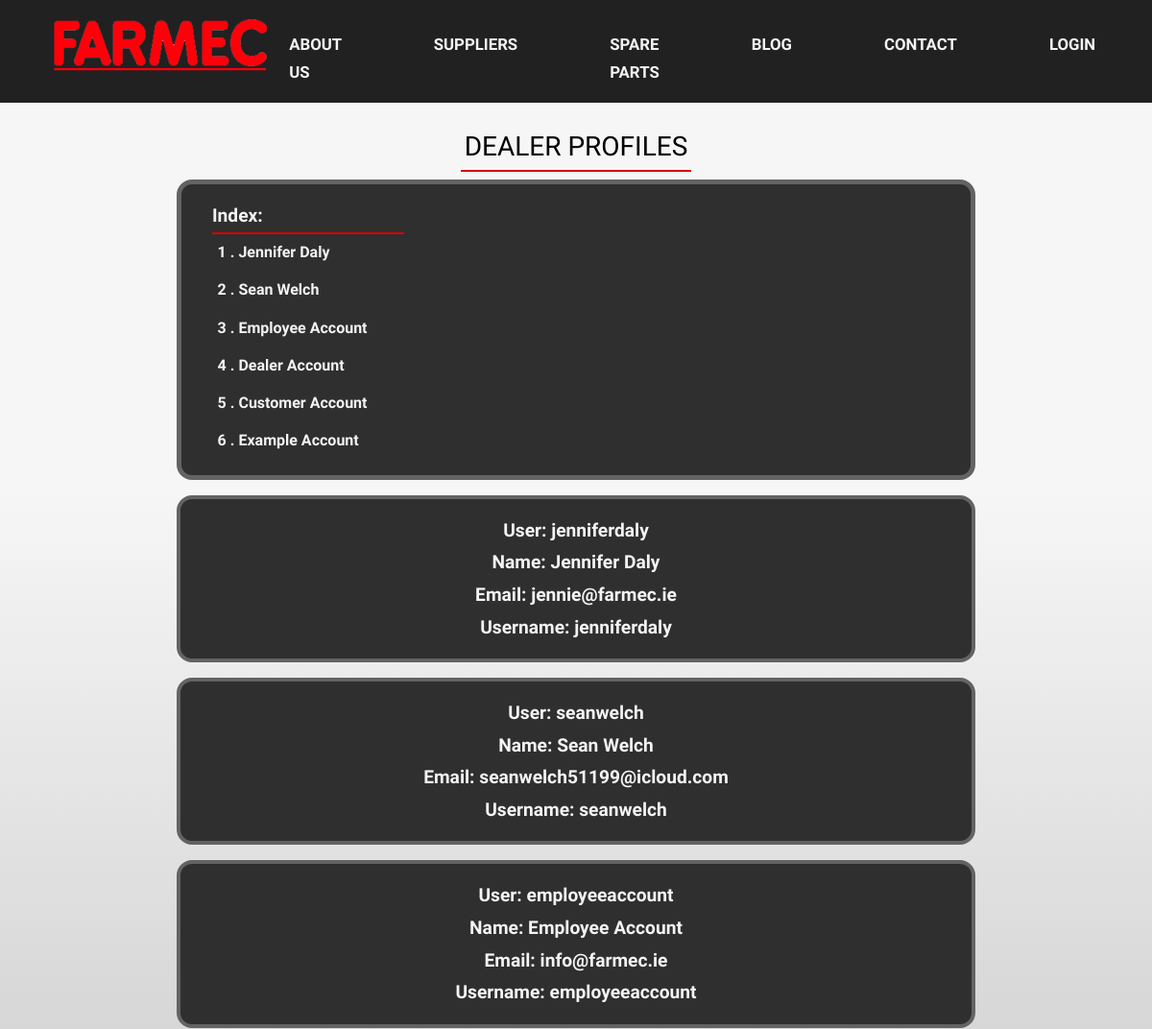
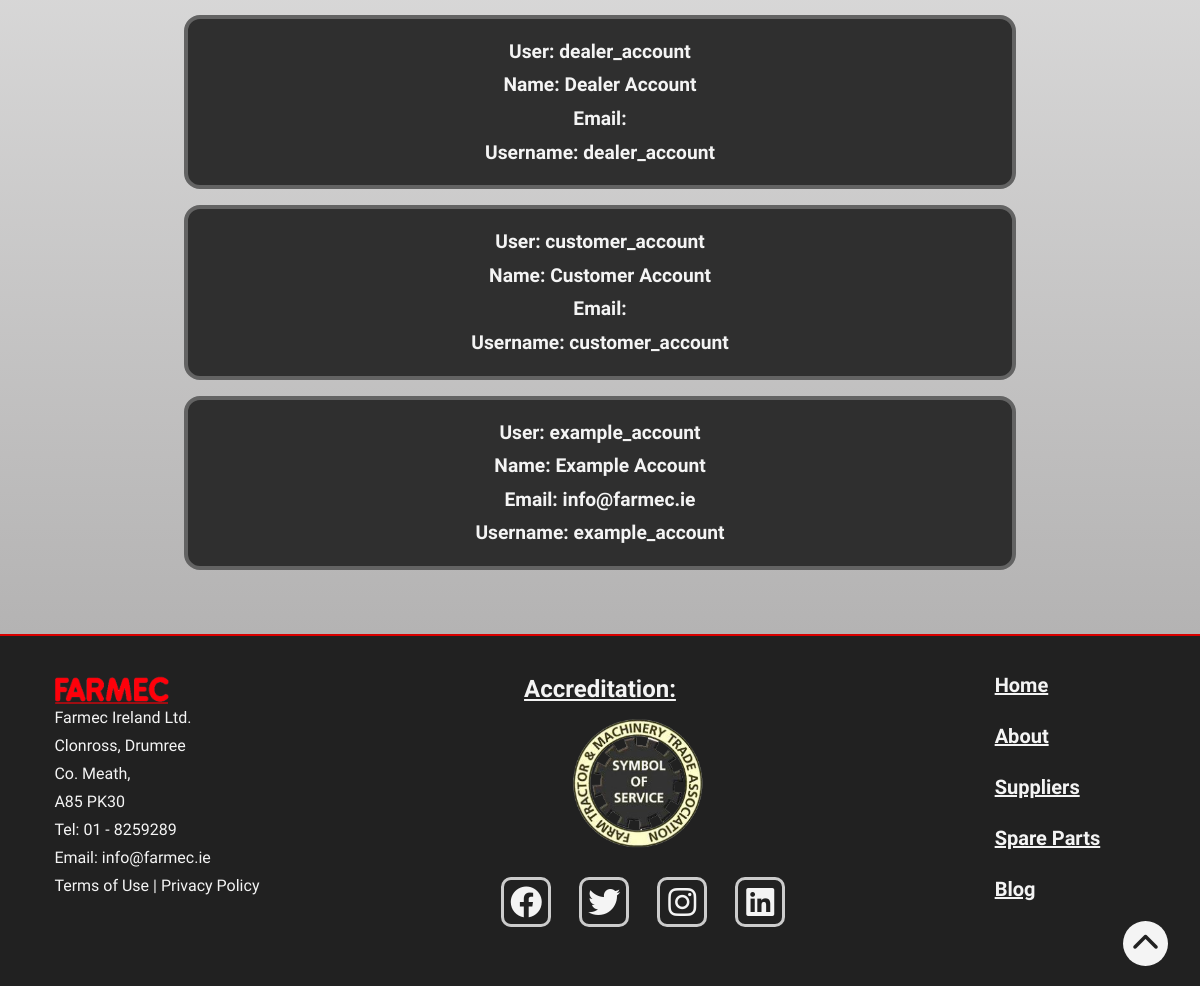
/home/profiles/, run on the app's committed database (2 pictures, top to bottom).
### home/models.py (models this page shows, shortened)
class Profile(models.Model):
    user = models.OneToOneField(User, on_delete=models.CASCADE)
    name = models.CharField(max_length=200, blank=True, null=True)
    email = models.EmailField(max_length=500, blank=True, null=True)
    username = models.CharField(max_length=200, blank=True, null=True)
    created = models.DateTimeField(auto_now_add=True)
    id = models.UUIDField(default=uuid.uuid4, unique=True,
                          primary_key=True, editable=False)
    class Meta:
        ordering = ['created']

### home/views.py (the view)
# urls.py: path('profiles/', views.profiles, name='profiles'),
def profiles(request):
    profiles = Profile.objects.all()
    context = {'profiles': profiles}
    return render(request, 'home/profiles.html', context)

### farmec/context_processors.py (called while the page is built)
def navbar_links(request):
    suppliers = Supplier.objects.all()
    spareparts = SupplierPage.objects.all()
    return {
        'suppliers': suppliers,
        'spareparts': spareparts,
    }

### home/templates/home/profiles.html (shortened to what this page needs)
{% extends 'main.html' %}
{% block content %}
<section id="user-profiles">
    <h2 class="section-title">
        Dealer Profiles<div class="bottom-line spacing-bottom"></div>
    </h2>
    <div class="index">
        <h1 class="index-heading">Index:
            <div class="bottom-line-side"></div>
        </h1>
        {% for profile in profiles %}
        <h1 class="index-name"><a class="index-link" href="#user-profile-grid{{forloop.counter}}">{{forloop.counter}} .
                {{profile.name}}</a></h1>
        {% endfor %}
    </div>
    {% for profile in profiles %}
    <div class="user-profile-grid" id="user-profile-grid-{{forloop.counter}}">
        <h1>User: {{profile.user}}</h1>
        <h1>Name: {{profile.name}}</h1>
        <h1>Email: {{profile.email}}</h1>
        <h1>Username: {{profile.username}}</h1>
    </div>
    {% endfor %}
</section>
{% endblock content %}

### templates/main.html (shortened to what this page needs)
<!DOCTYPE html>
<html lang="en">
{% load static %}
<head>
    <link rel="stylesheet" href="https://cdnjs.cloudflare.com/ajax/libs/font-awesome/6.2.1/css/all.min.css"
 />
    <link rel="stylesheet" href="{% static 'css/main.css' %}">
</head>
<body>
    {% include 'navbar.html' %}
    {% block content %}
    {% endblock content %}
</body>
<footer>
    {% include 'footer.html' %}
</footer>
</html>

### templates/navbar.html (shortened to what this page needs)
{% load static %}
<header>
    <div class="container">
        <nav id="navbar" class="{% if request.resolver_match.url_name == 'home' %} main-page {% endif %}">
            <a href="{% url 'home' %}"><img src="{% static 'images/farmeclogo.png' %}" alt="Logo" id="logo"></a>
            <ul class="nav-list">
                <li class="nav-list-item"><a href="{% url 'about' %}"
                        class="{% if request.resolver_match.url_name == 'about' %} current {% endif %}">About Us</a>
                </li>
                <li class=" nav-list-item"><a href="{% url 'suppliers' %}"
                        class="{% if request.resolver_match.url_name == 'suppliers' %} current {% endif %}">Suppliers</a>
                </li>
                <li class="nav-list-item"><a href="{% url 'spare-parts' %}"
                        class="{% if request.resolver_match.url_name == 'spare-parts' %} current {% endif %}">Spare
                        Parts</a>
                </li>
                <li class="nav-list-item"><a href="{% url 'blogs' %}"
                        class="{% if request.resolver_match.url_name == 'blogs' %} current {% endif %}">Blog</a>
                </li>
                <li class="nav-list-item"><a id="contact" href="{% url 'home' %}#contact-page">Contact</a>
                </li>
                {% if request.user.is_superuser %}
                <li class="nav-list-item"><a href="{% url 'profiles' %}"
                        class="{% if request.resolver_match.url_name == 'profiles' %} current {% endif %}">Account</a>
                    <ul class="nav-drop">
                        <li><a href="{% url 'profiles' %}">Profiles</a></li>
                        <li><a href="{% url 'displays' %}">Displays</a></li>
                        <li><a href="{% url 'machine-registration' %}">Machine Registrations</a></li>
                        <li><a href="{% url 'warranty-claims' %}">Warranty Claims</a></li>
                        <li><a href="{% url 'register' %}">Register User</a></li>
                        <li><a href="{% url 'stripe-products' %}">Products</a></li>
                        <li><a href="{% url 'intents' %}">Checkout</a></li>
                        <li><a href="{% url 'payments' %}">Payments</a></li>
                        <li><a href="{% url 'logout' %}">Logout</a></li>
                    </ul>
                </li>
                {% else %}
                <li class="nav-list-item"><a href="{% url 'login' %}"
                        class="{% if request.resolver_match.url_name == 'login' %} current {% endif %}">Login</a>
                </li>
                {% endif %}
            </ul>
        </nav>
    </div>
</header>

### templates/footer.html (shortened to what this page needs)
{% load static %}
<section id="main-footer">
    <div class="container">
        <div class="footer-content">
            <div class="information">
                <img src="{% static 'images/farmeclogo.png' %}" alt="little-logo">
                <ul>
                    <li>Farmec Ireland Ltd.</li>
                    <li>Clonross, Drumree</li>
                    <li>Co. Meath,</li>
                    <li>A85 PK30</li>
                    <li>Tel: 01 - 8259289</li>
                    <li>Email: <a href="" class="email">info@farmec.ie</a></li>
                    <li class="legal">
                        <a href="">Terms of Use |</a>
                        <a href="">Privacy Policy</a>
                    </li>
                </ul>
            </div>
            <div class="accreditation">
                <p>Accreditation:</p>
                <a target="_blank" href="https://ftmta.ie/"><img src="{% static 'images/ftmta-logo.png' %}" alt=""></a>
                <div class="social">
                    <a href="https://www.facebook.com/FarmecIreland/" target="_blank" class="soc"><i
                            class="fab fa-facebook fa-2x"></i></a>
                    <a href="https://twitter.com/farmec1" target="_blank" class="soc"><i
                            class="fab fa-twitter fa-2x"></i></a>
                    <a href="" target="_blank" class="soc"><i class="fab fa-instagram fa-2x"></i></a>
                    <a href="" target="_blank" class="soc"><i class="fab fa-linkedin fa-2x"></i></a>
                </div>
            </div>
            <div class="navigation">
                <ul>
                    <li><a href="{% url 'home' %}">Home </a></li>
                    <li><a href="{% url 'about' %}">About </a></li>
                    <li><a href="{% url 'suppliers' %}">Suppliers </a></li>
                    <li><a href="{% url 'spare-parts' %}">Spare Parts </a></li>
                    <li><a href="{% url 'blogs' %}">Blog </a></li>
                </ul>
            </div>
            <a href="#" class="to-top ready"><i class="fas fa-chevron-up"></i></a>
        </div>
    </div>
</section>

### static/css/utils.css (style rules this page uses)
:root { --website-width: 100vw; --primary-color: #d90000; --light-color: #f4f4f4; --medium-color: #ccc; --darker-color: #636363; --mdark-color: #2f2f2f; --dark-color: #212121; --gradient-primary: linear-gradient(#db0101 70%, #a20202); --gradient-dark: linear-gradient(#1f1e1e 60%, #0f0f0f); --gradient-light: linear-gradient(#f6f6f6 30%, #b4b3b3); }
* { margin: 0; padding: 0; box-sizing: border-box; }
html { scroll-behavior: smooth; }
body { font-family: "Dosis", sans-serif; line-height: 1.75; background: #fff; overflow-x: hidden; background-image: var(--gradient-light); }
h2, h3, h4 { text-transform: uppercase; }
.container { max-width: var(--website-width); overflow: hidden; }
.spacing-bottom { margin-bottom: 1rem; }
.section-title { font-size: 1.75rem; display: block; text-align: center; font-weight: 500; }
.bottom-line { height: 2px; width: 15rem; background: var(--primary-color); display: block; margin: 0 auto .5rem auto; }
.bottom-line-side { height: 2px; width: 12.5rem; background: var(--primary-color); display: block; }
.index { background-color: var(--mdark-color); color: var(--light-color); margin: 0 1.5rem; padding: 1rem 2rem; border: 5px solid var(--darker-color); border-radius: 1rem; display: flex; flex-direction: column; }
h1.index-heading { font-size: 1.2rem; font-weight: 700; }
h1.index-name { font-size: 1rem; font-weight: 600; margin: .25rem; padding: .1rem; }
a.index-link { text-decoration: none; color: var(--light-color); transition: all 0.3s linear; }

### static/css/navbar.css (style rules this page uses)
#logo { display: flex; height: 4.25rem; padding-bottom: 10px; padding-left: 50px; z-index: 1; transition: all 0.5s linear; }
#navbar { display: flex; justify-content: space-between; padding-top: 1rem; position: absolute; width: 100vw; z-index: 100000; background: var(--dark-color); }
#navbar ul { display: flex; list-style: none; }
#navbar li { padding: 1rem 1rem; padding-right: 5rem; font-size: 1.05rem; font-weight: 500; list-style: none; transition: all 0.5s linear; }
#navbar a { text-decoration: none; color: var(--light-color); text-transform: uppercase; font-weight: 800; }
#navbar .nav-list-item::after { content: ''; width: 0; height: 0.2rem; border-radius: 10px; position: absolute; left: 0.4rem; bottom: 1.5rem; background-color: var(--primary-color); transition: width 200ms ease-in; }

### static/css/footer.css (style rules this page uses)
#main-footer { background: var(--dark-color); color: var(--light-color); position: absolute; width: 100vw; height: 22rem; max-width: var(--website-width); border-top: 2px solid var(--primary-color); }
#main-footer .footer-content { margin: 2rem 1rem; display: grid; grid-template-columns: repeat(3, 1fr); align-items: center; justify-content: space-evenly; }
#main-footer .information { margin-top: -1.25rem; }
#main-footer .information img { display: flex; width: 7.5rem; margin-left: 2.25rem; }
#main-footer .information ul { list-style: none; margin-left: 2.4rem; }
#main-footer .legal { color: var(--primary-color); }
#main-footer .accreditation p { display: flex; text-align: center; justify-content: center; color: var(--light-color); font-size: 1.5rem; font-weight: 600; text-decoration: underline; }
#main-footer .accreditation img { width: 10rem; display: flex; margin-left: 10rem; justify-content: center; }
#main-footer .social { margin-top: 1.5rem; margin-left: 4.5rem; }
#main-footer .footer-content li a, #main-footer .soc { text-decoration: none; color: var(--light-color); transition: all 0.5s ease-in; }
#main-footer .navigation { margin-top: -1.25rem; margin-left: 10rem; }
#main-footer .navigation ul { display: flex; flex-direction: column; margin-left: 2rem; }
#main-footer .navigation li { margin: 0.5rem; list-style: none; font-size: 1.25rem; font-weight: 700; text-decoration: underline; justify-content: space-between; transition: all 0.5s ease-in; }
#main-footer .social .fab { border: 3px var(--medium-color) solid; margin-left: 1.5rem; border-radius: 10px; height: 50px; width: 50px; line-height: 45px; text-align: center; transition: all 0.3s linear; }
#main-footer .to-top { background: var(--light-color); position: fixed; right: 0; margin-right: 2rem; margin-bottom: -0.75rem; width: 45px; height: 45px; border-radius: 50%; display: flex; align-items: center; justify-content: center; font-size: 28px; color: var(--dark-color); text-decoration: none; opacity: 0; pointer-events: none; transition: all 1s; }
#main-footer .to-top.ready { bottom: 32px; pointer-events: auto; opacity: 1; cursor: pointer; }

### static/css/blurb.css (style rules this page uses)
#blurb .blog-grid h2, h1 { font-size: 1.2rem; }

### data on the page
Profile: name "Jennifer Daly", user "jenniferdaly", email "jennie@farmec.ie", username "jenniferdaly"
Profile: name "Sean Welch", user "seanwelch", email "seanwelch51199@icloud.com", username "seanwelch"
Profile: name "Employee Account", user "employeeaccount", email "info@farmec.ie", username "employeeaccount"
Profile: name "Dealer Account", user "dealer_account", username "dealer_account"
Profile: name "Customer Account", user "customer_account", username "customer_account"
Profile: name "Example Account", user "example_account", email "info@farmec.ie", username "example_account"
